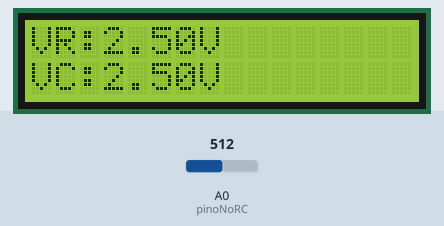
This sketch was run on a simulated Arduino Uno, built with avr-gcc and run on an emulated ATmega328P. Parts: 16×2 character LCD. The test bench sets the inputs (shaded band); at power-on: A0 (pinoNoRC) = 512.

Above: at 2.7 s.
2.8 s: A0 (pinoNoRC) set to 716
At 3.8 s:
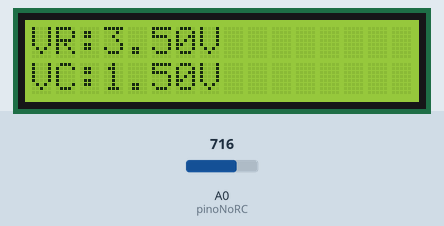
4.6 s: A0 (pinoNoRC) set to 900
At 5.8 s:
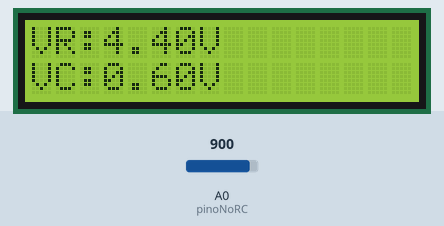
6.3 s: A0 (pinoNoRC) set to 1023
At 7.8 s:
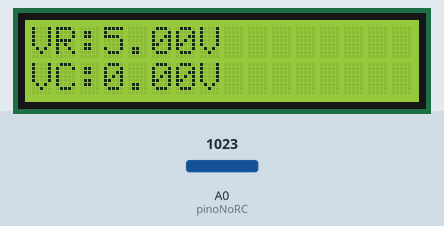
Timing chart, 0 to 9.3 s (numbered marks = the images above; inputs shaded):
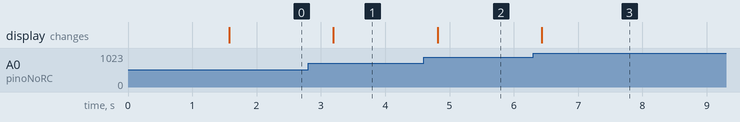

Measured:
- after the input at 2.8 s, the display: changes after 0.39 s (image 1)
- after the input at 4.6 s, the display: changes after 0.21 s (image 2)
- after the input at 6.3 s, the display: changes after 0.14 s (image 3)

The sketch:

circuito-codigo.ino
```cpp
#include <LiquidCrystal.h>

LiquidCrystal lcd(12, 11, 5, 4, 3, 2);

int pinoNoRC = A0;
int valorLido = 0;
float tensaoCapacitor = 0, tensaoResistor = 0;
unsigned long time;

void setup() {
  lcd.begin(16, 2);
  lcd.print("Medindo RC...");
  delay(1500);
  lcd.clear();
}

void loop() {
  time = millis();
  valorLido = analogRead(pinoNoRC);
  tensaoResistor = valorLido * 5.0 / 1023.0;
  tensaoCapacitor = abs(5.0 - tensaoResistor);

  lcd.clear();
  lcd.setCursor(0, 0);
  lcd.print("VR:");
  lcd.print(tensaoResistor, 2);
  lcd.print("V");

  lcd.setCursor(0, 1);
  lcd.print("VC:");
  lcd.print(tensaoCapacitor, 2);
  lcd.print("V");

  delay(400);
}
```
